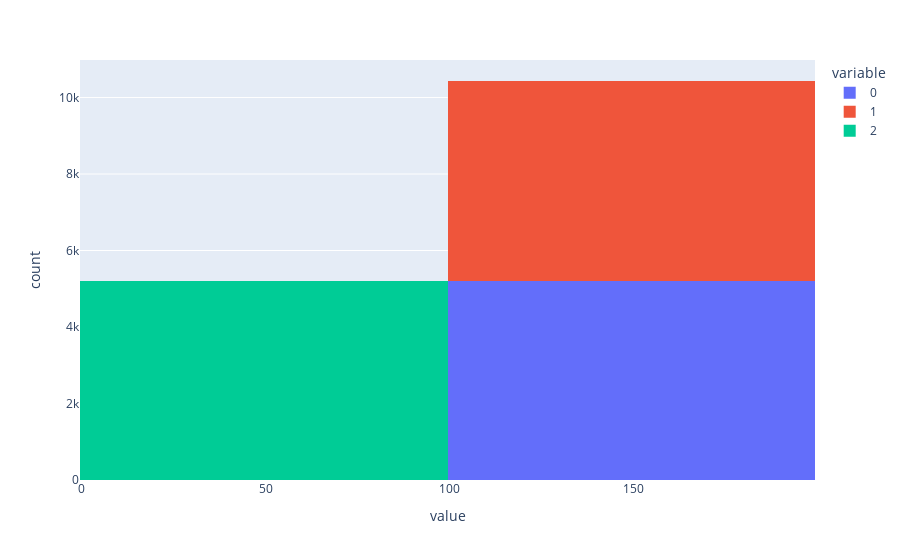

The cell this chart's notebook holds for it:
### Code cell
print(len(train_images), len(train_labels))
shapes = [item.shape for item in tqdm(train_images)]
px.histogram(shapes).show()
from collections import Counter


print(Counter(shapes).keys()) # equals to list(set(words))
print(Counter(shapes).values()) # counts the elements' frequency

### Figure 1 — Plotly figure (JSON) as saved in the notebook; plotly's stock layout.template omitted (floating-point values rounded to 4 significant figures; data arrays with more than 128 entries replaced by an {"elided": "..."} marker saying what was removed)
{"data": [{"alignmentgroup": "True", "bingroup": "x", "hovertemplate": "variable=0<br>value=%{x}<br>count=%{y}<extra></extra>", "legendgroup": "0", "marker": {"color": "#636efa"}, "name": "0", "offsetgroup": "0", "orientation": "v", "showlegend": true, "type": "histogram", "x": {"elided": "5216 int values"}, "xaxis": "x", "yaxis": "y"}, {"alignmentgroup": "True", "bingroup": "x", "hovertemplate": "variable=1<br>value=%{x}<br>count=%{y}<extra></extra>", "legendgroup": "1", "marker": {"color": "#EF553B"}, "name": "1", "offsetgroup": "1", "orientation": "v", "showlegend": true, "type": "histogram", "x": {"elided": "5216 int values"}, "xaxis": "x", "yaxis": "y"}, {"alignmentgroup": "True", "bingroup": "x", "hovertemplate": "variable=2<br>value=%{x}<br>count=%{y}<extra></extra>", "legendgroup": "2", "marker": {"color": "#00cc96"}, "name": "2", "offsetgroup": "2", "orientation": "v", "showlegend": true, "type": "histogram", "x": {"elided": "5216 int values"}, "xaxis": "x", "yaxis": "y"}], "layout": {"barmode": "relative", "legend": {"title": {"text": "variable"}, "tracegroupgap": 0}, "margin": {"t": 60}, "xaxis": {"anchor": "y", "domain": [0, 1], "title": {"text": "value"}}, "yaxis": {"anchor": "x", "domain": [0, 1], "title": {"text": "count"}}}}
